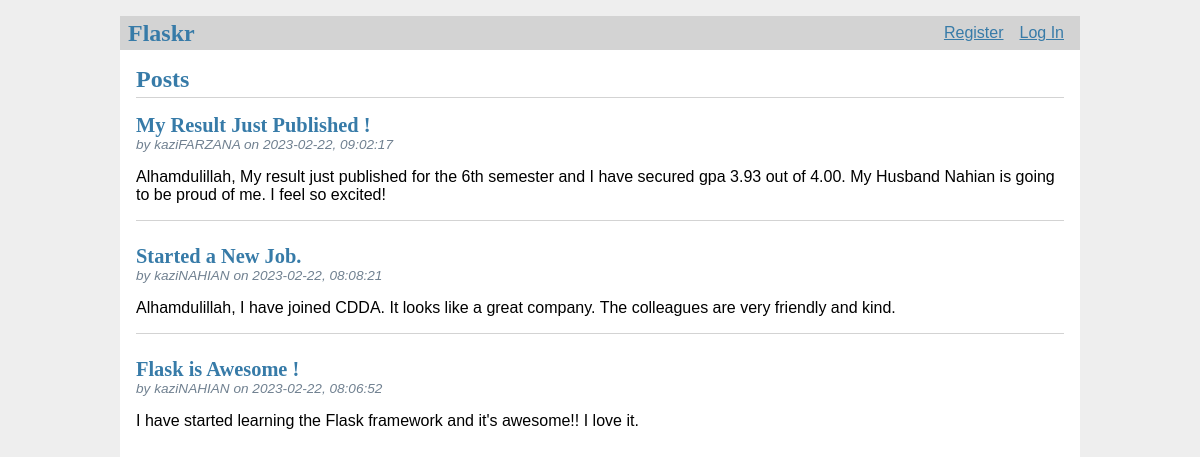
The app's page /, older data.
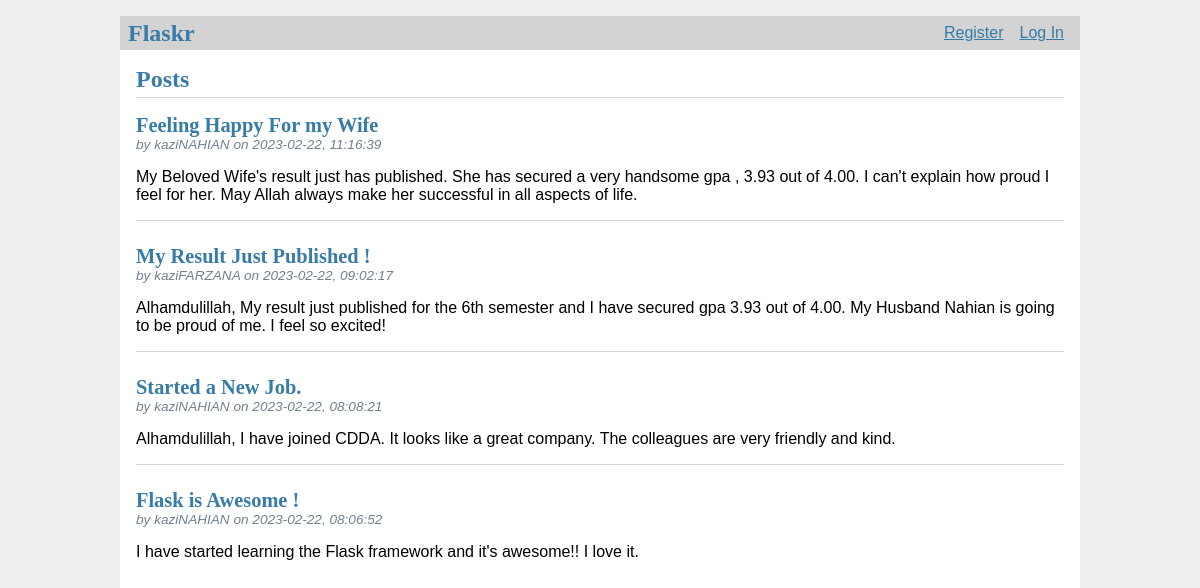
The same page, newer data.
### tables this page shows
CREATE TABLE post (
  id INTEGER PRIMARY KEY AUTOINCREMENT,
  author_id INTEGER NOT NULL,
  created TIMESTAMP NOT NULL DEFAULT CURRENT_TIMESTAMP,
  title TEXT NOT NULL,
  body TEXT NOT NULL,
  FOREIGN KEY (author_id) REFERENCES user (id)
);

CREATE TABLE user (
  id INTEGER PRIMARY KEY AUTOINCREMENT,
  username TEXT UNIQUE NOT NULL,
  password TEXT NOT NULL
);

### flaskr/blog.py (the view)
@bp.route('/')
def index():
    db = get_db()
    posts = db.execute(
        "SELECT p.id, title, body, created, author_id, username"
        " FROM post p JOIN user u ON p.author_id = u.id"
        " ORDER BY created DESC"
    ).fetchall()
    return render_template('blog/index.html', posts=posts)

### flaskr/auth.py (called while the page is built)
@bp.before_app_request
def load_logged_in_user():
    user_id = session.get('user_id')
    if user_id is None:
        g.user = None
    else:
        g.user = get_db().execute(
            'SELECT * FROM user WHERE id = ?', (user_id,)
        ).fetchone()

### flaskr/db.py (called while the page is built)
def get_db():
    if 'db' not in g:
        g.db = sqlite3.connect(
            current_app.config['DATABASE'],
            detect_types=sqlite3.PARSE_DECLTYPES
        )
        g.db.row_factory = sqlite3.Row
    return g.db

### flaskr/templates/blog/index.html (shortened to what this page needs)
{% extends 'base.html' %}
{% block header %}
  <h1>{% block title %}Posts{% endblock %}</h1>
{% endblock %}
{% block content %}
  {% for post in posts %}
    <article class="post">
      <header>
        <div>
          <h1>{{ post['title'] }}</h1>
          <div class="about">by {{ post['username'] }} on {{ post['created'].strftime('%Y-%m-%d, %H:%M:%S') }}</div>
        </div>
      </header>
      <p class="body">{{ post['body'] }}</p>
    </article>
    {% if not loop.last %}
      <hr>
    {% endif %}
  {% endfor %}
{% endblock %}

Row changes from the older to the newer data that the page shows:
added post: title "Feeling Happy For my Wife", username "kaziNAHIAN", created "2023-02-22, 11:16:39", body "My Beloved Wife's result just has published. She has secured a very handsome gpa , 3.93 out of 4.00. I can't explain how proud I feel for her. May Allah always make her successful in all aspects of life."
